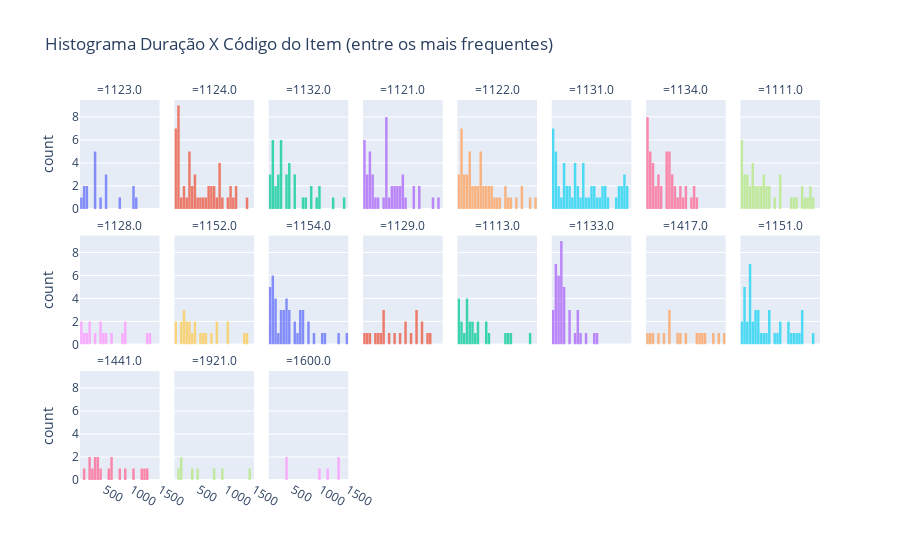

The cell this chart's notebook holds for it:
### Markdown cell above
#### Histograma Duração X Itens mais frequentes
----

### Code cell
# frequentes_departamento = mais_frequentes[mais_frequentes['Depart']]

# Criando o histograma
fig = px.histogram(
    data_frame=mais_frequentes,
    x="HorasUnit",  # Variável no eixo x
    color="Item.Cod",  # Preenchimento baseado no código do item
    facet_col="Item.Cod",  # Criando painéis separados para cada Item.Cod
    facet_col_wrap=8,  # Ajustando o número de facetas por linha
    title="Histograma Duração X Código do Item (entre os mais frequentes)",
    labels={"HorasUnit": "", "Item.Cod":""},  # Rótulos personalizados
    opacity=0.75  # Ajuste de transparência
)

# Ajustando o layout
fig.update_layout(
    bargap=0.1,  # Espaço entre as barras
    showlegend=False,  # Ocultar a legenda (opcional)
)

# Mostrando o gráfico
fig.show()

### Figure 1 — Plotly figure (JSON) as saved in the notebook; plotly's stock layout.template omitted (floating-point values rounded to 4 significant figures)
{"data": [{"alignmentgroup": "True", "bingroup": "x", "hovertemplate": "=%{x}<br>count=%{y}<extra></extra>", "legendgroup": "1123.0", "marker": {"color": "#636efa", "opacity": 0.75, "pattern": {"shape": ""}}, "name": "1123.0", "offsetgroup": "1123.0", "orientation": "v", "showlegend": true, "type": "histogram", "x": [null, null, 191, null, 328, 1009, 501, 1030, 1092, 520, null, null, null, null, 403, 184, 317, 139, 129.7, 328.1, 752.4, 347.9, null, null, null, null, null, null, 80, 541.1, 334.1, null, null, null, null, null, null, null, null, null], "xaxis": "x17", "yaxis": "y17"}, {"alignmentgroup": "True", "bingroup": "x", "hovertemplate": "=%{x}<br>count=%{y}<extra></extra>", "legendgroup": "1124.0", "marker": {"color": "#EF553B", "opacity": 0.75, "pattern": {"shape": ""}}, "name": "1124.0", "offsetgroup": "1124.0", "orientation": "v", "showlegend": true, "type": "histogram", "x": [66, null, 128, 689, 66, 1055, null, null, null, 868, 1198, 145, 321, 65, 424, 109, 89, 79, 88, 475, null, 109, 420, null, null, null, null, null, null, 245.1, null, null, null, 130.1, 385.4, null, 140, null, 116, 621, null, 135, null, null, null, 880.3, null, null, null, 123.6, 841, 355, 1015, null, null, 318, null, null, null, null, null, 554.9, null, 881.3, 341.9, null, null, 680, 1350, null, null, 335, 1070.0, 244, null, 157, 744, 335, 95, null, null, null, 280, 535.5, 737, 1150, null, 412, null, null, null, 756.5, 905, 1103, 763, null, 883.8, null, null], "xaxis": "x18", "yaxis": "y18"}, {"alignmentgroup": "True", "bingroup": "x", "hovertemplate": "=%{x}<br>count=%{y}<extra></extra>", "legendgroup": "1132.0", "marker": {"color": "#00cc96", "opacity": 0.75, "pattern": {"shape": ""}}, "name": "1132.0", "offsetgroup": "1132.0", "orientation": "v", "showlegend": true, "type": "histogram", "x": [null, null, null, 371, 418, null, null, null, null, null, null, null, null, null, null, null, null, null, 1440, 263, 520, null, null, null, 842, null, null, 416, 1200, null, null, null, null, null, null, null, null, null, 258, null, 248, 361, 407, 73, 292, 441, 370, null, 124, 131, null, null, null, null, null, null, 970.4, 148, 177, 536, 253, 657, 740, 74, 298, 295, 248, null, 126.5, 88, null, null, null, null, null, 537.5, 988.2, 820, 932, null, null, null, null, null, null, null, null, null, 217, 125.2, null, null, null, null, 147, 165, null, null, null, null, null, null, null, null], "xaxis": "x19", "yaxis": "y19"}, {"alignmentgroup": "True", "bingroup": "x", "hovertemplate": "=%{x}<br>count=%{y}<extra></extra>", "legendgroup": "1121.0", "marker": {"color": "#ab63fa", "opacity": 0.75, "pattern": {"shape": ""}}, "name": "1121.0", "offsetgroup": "1121.0", "orientation": "v", "showlegend": true, "type": "histogram", "x": [null, 82, 1093, 71, 113, 655, null, null, null, null, null, null, null, null, null, null, null, 210.1, null, null, null, 831.8, 168.8, 478, 490, 646, 150, 170, 568, 574, 758, null, 127, 734, null, null, null, null, 69, null, null, null, null, null, null, 474.9, null, null, null, 969.7, null, 230, null, null, null, null, 160, null, 72, null, null, null, null, null, null, null, null, 77.66, null, null, 96.46, 401.6, 271.2, 304.9, 242.9, null, null, null, 500, 610, 450, null, 797, null, 189, null, 450, 763, null, null, null, 479, null, 696, null, 486, 123.8, 744.2, null, null, 950, 1054, null, null, 486, 1344.0, null, null, null, null, 1435], "xaxis": "x20", "yaxis": "y20"}, {"alignmentgroup": "True", "bingroup": "x", "hovertemplate": "=%{x}<br>count=%{y}<extra></extra>", "legendgroup": "1122.0", "marker": {"color": "#FFA15A", "opacity": 0.75, "pattern": {"shape": ""}}, "name": "1122.0", "offsetgroup": "1122.0", "orientation": "v", "showlegend": true, "type": "histogram", "x": [null, 96, 985, 453.5, 656, null, 290, null, 78, 716, 424, 132, 133, 106, 226.5, null, null, 138.3, null, 1455.0, 187.1, null, 174.9, 628.4, null, null, null, null, 1390.0, 355, 151, 518, 565, 920, null, 361, 1208, 529, 480, 484, 132, 282.5, 115, null, null, 940.2, null, null, null, null, null, null, null, 1120, 459, null, null, null, null, null, 99, null, 271, null, 562, null, null, null, null, null, null, null, 1019, 633.5, 270.9, 257.8, 476.3, null, null, null, null, 758, 670, null, null, 321, 205, 812, 421, 200, 310, null, null, null, null, null, null, null, null, 1236, null, null, null, 118, null, null, null, null, null, null, null], "xaxis": "x21", "yaxis": "y21"}, {"alignmentgroup": "True", "bingroup": "x", "hovertemplate": "=%{x}<br>count=%{y}<extra></extra>", "legendgroup": "1131.0", "marker": {"color": "#19d3f3", "opacity": 0.75, "pattern": {"shape": ""}}, "name": "1131.0", "offsetgroup": "1131.0", "orientation": "v", "showlegend": true, "type": "histogram", "x": [null, null, 270, 80, 122, 112, null, 90, 67, null, null, null, null, 539.6, 1381.0, null, 974.4, 779.6, 517.0, 326, 456, 486, 564, 130, 140, 160, 760, 810, null, 75, 69, null, 66, 79, null, null, null, null, 633.5, 1372.0, null, 1047.0, 647.9, 379.6, 440, 940, null, null, null, null, null, null, null, null, null, null, null, 287, 219.6, 131.9, 261.1, null, null, 470, null, 1410, null, 634, null, null, 1315, 1410, 710, null, 843, 642, 668, 976.5, 477, 350.7, 1394, 891, 1050, 295, 1307, null, 152, 1270.0, null, null, null, 320, 1268, 1040, null, 1245], "xaxis": "x22", "yaxis": "y22"}, {"alignmentgroup": "True", "bingroup": "x", "hovertemplate": "=%{x}<br>count=%{y}<extra></extra>", "legendgroup": "1134.0", "marker": {"color": "#FF6692", "opacity": 0.75, "pattern": {"shape": ""}}, "name": "1134.0", "offsetgroup": "1134.0", "orientation": "v", "showlegend": true, "type": "histogram", "x": [null, null, null, 70, 170, null, null, null, null, null, 75, 185, 78.5, null, null, 67, 75, 66, null, null, null, null, 279.0, 446.6, 562.2, 230.4, 297.8, 475, 910, null, 71, 112, null, null, null, null, null, null, null, null, 521.9, 332.6, null, 139.6, 650, null, null, null, null, null, null, null, null, null, null, null, null, 140.9, null, 97.9, null, 410, 920.5, 402, null, null, 791, 410, 180, 875, 571, 109, 169, 460, 114, 634.2, 215, 250, 479, 965, 488.5, 433, 533, 777, 329, 508, 685, 495, 716, null], "xaxis": "x23", "yaxis": "y23"}, {"alignmentgroup": "True", "bingroup": "x", "hovertemplate": "=%{x}<br>count=%{y}<extra></extra>", "legendgroup": "1111.0", "marker": {"color": "#B6E880", "opacity": 0.75, "pattern": {"shape": ""}}, "name": "1111.0", "offsetgroup": "1111.0", "orientation": "v", "showlegend": true, "type": "histogram", "x": [259, null, null, null, null, 539, null, 514, null, 1316, null, 1168, null, 699, 1052, 175.1, 409.9, null, 305.6, 440.2, 1040.0, 356.4, 759.8, 71.2, null, null, 254, null, 1165, null, null, null, null, null, null, null, null, null, null, 550, 553, 195, 752, 758, 108, null, 91, 86, 81, null, null, null, 73.4, null, 455.1, null, 267.2, 1241.0, null, null, 286.6, 985, 1294, 195, 348, 459, 1348, null, null, null, null, null, null, null, null, 382, null, 71.93, null, 146.3, 244.0, 117.5, 216.4, null, null, null, 462, null, 1353], "xaxis": "x24", "yaxis": "y24"}, {"alignmentgroup": "True", "bingroup": "x", "hovertemplate": "=%{x}<br>count=%{y}<extra></extra>", "legendgroup": "1128.0", "marker": {"color": "#FF97FF", "opacity": 0.75, "pattern": {"shape": ""}}, "name": "1128.0", "offsetgroup": "1128.0", "orientation": "v", "showlegend": true, "type": "histogram", "x": [null, null, 124, null, null, 80, 200, null, null, null, null, null, 449, 441, 488, null, null, null, null, null, null, null, null, null, null, null, 814, 300, 1300, 204, 504.5, 641.9, 168.5, 81.3, null, 860, 1260, null, null, null, null, null, 865, null, null, null], "xaxis": "x9", "yaxis": "y9"}, {"alignmentgroup": "True", "bingroup": "x", "hovertemplate": "=%{x}<br>count=%{y}<extra></extra>", "legendgroup": "1152.0", "marker": {"color": "#FECB52", "opacity": 0.75, "pattern": {"shape": ""}}, "name": "1152.0", "offsetgroup": "1152.0", "orientation": "v", "showlegend": true, "type": "histogram", "x": [null, null, null, null, null, null, 285, null, 212, 310, 179, 541, 219, null, null, 83, null, 411.6, 150.6, 1011.0, 847.8, null, null, null, null, null, 581.9, null, null, null, null, null, 444, null, 648, null, null, null, null, 718, null, 849, null, 204.0, 1399.0, null, null, null, null, 315, null, null, null, null, 87, null, 1020, null, null, null, null, null, null, null, null, null, 1300, null, null, null, null, null, null, null, null, null, null, null, null, 252, 394, null, null, null, null, null, null], "xaxis": "x10", "yaxis": "y10"}, {"alignmentgroup": "True", "bingroup": "x", "hovertemplate": "=%{x}<br>count=%{y}<extra></extra>", "legendgroup": "1154.0", "marker": {"color": "#636efa", "opacity": 0.75, "pattern": {"shape": ""}}, "name": "1154.0", "offsetgroup": "1154.0", "orientation": "v", "showlegend": true, "type": "histogram", "x": [74, 124, 145, null, null, 75, 110, 265, null, null, null, null, null, null, null, null, null, 138.9, 872.7, 649.5, null, null, null, 380, 160, 690, null, null, null, null, null, null, null, null, null, null, 414.9, 776.5, 1025.0, null, null, 1460, 300, 1330, null, null, null, null, 180.8, 150.2, 201.5, 73.1, null, 360, 576.5, 1078, 324, 694, 77, 360, 637, 283, 194, null, 288, null, 612, null, 90, 396, 448, 787, null, 672.5, 141, 132, 528, 541.2, 326, 445], "xaxis": "x11", "yaxis": "y11"}, {"alignmentgroup": "True", "bingroup": "x", "hovertemplate": "=%{x}<br>count=%{y}<extra></extra>", "legendgroup": "1129.0", "marker": {"color": "#EF553B", "opacity": 0.75, "pattern": {"shape": ""}}, "name": "1129.0", "offsetgroup": "1129.0", "orientation": "v", "showlegend": true, "type": "histogram", "x": [88, null, 837, 440, 520, 100, 162, 612, 715, null, 1221.0, 810, 330, 440, 1124, null, 272.7, 388.6, null, null, null, 1022, null, 429, null, 1040, 927.5, null, 1144, 1006, 1271], "xaxis": "x12", "yaxis": "y12"}, {"alignmentgroup": "True", "bingroup": "x", "hovertemplate": "=%{x}<br>count=%{y}<extra></extra>", "legendgroup": "1113.0", "marker": {"color": "#00cc96", "opacity": 0.75, "pattern": {"shape": ""}}, "name": "1113.0", "offsetgroup": "1113.0", "orientation": "v", "showlegend": true, "type": "histogram", "x": [null, 958, null, 231, null, 383, 611, 204.9, 314.1, 271.8, 263.4, 595.1, 447.1, 1009, 940, 1371, null, null, null, null, 65, 108, null, 234.3, 100.2, 211.8, 301.4, 551.0, 415.4, null, null, null, null, null, null, 92.62, 68.6, 97.2, 155.2], "xaxis": "x13", "yaxis": "y13"}, {"alignmentgroup": "True", "bingroup": "x", "hovertemplate": "=%{x}<br>count=%{y}<extra></extra>", "legendgroup": "1133.0", "marker": {"color": "#ab63fa", "opacity": 0.75, "pattern": {"shape": ""}}, "name": "1133.0", "offsetgroup": "1133.0", "orientation": "v", "showlegend": true, "type": "histogram", "x": [121, 547.5, 132, 672, 121, 590, 248, 213, 126, 274, 227, 143, null, 299.0, 154.6, 233.4, null, null, 244, 235, 887.5, 465.5, 512, 285, 821, 350, 227, 387, 287, 283, null, null, null, null, null, null, null, null, 172, 75.96, 504.7, 137.0, 213.2, null, null, null, null, null, null, null, null, null, null, 80, null, 113.9, null, 84.4, 150.4, null, 159, 172, 159, null, 230, 387.5], "xaxis": "x14", "yaxis": "y14"}, {"alignmentgroup": "True", "bingroup": "x", "hovertemplate": "=%{x}<br>count=%{y}<extra></extra>", "legendgroup": "1417.0", "marker": {"color": "#FFA15A", "opacity": 0.75, "pattern": {"shape": ""}}, "name": "1417.0", "offsetgroup": "1417.0", "orientation": "v", "showlegend": true, "type": "histogram", "x": [1357, null, 1250, 479, 1113, 605.3, 682.5, 492.9, 1061, 1460.0, 1029, 994, 369.6, 752.7, 468.4, 268, 195.9, 96.5, 136.8], "xaxis": "x15", "yaxis": "y15"}, {"alignmentgroup": "True", "bingroup": "x", "hovertemplate": "=%{x}<br>count=%{y}<extra></extra>", "legendgroup": "1151.0", "marker": {"color": "#19d3f3", "opacity": 0.75, "pattern": {"shape": ""}}, "name": "1151.0", "offsetgroup": "1151.0", "orientation": "v", "showlegend": true, "type": "histogram", "x": [null, null, 139, null, null, null, null, null, null, 147.4, null, null, null, null, 925, null, null, 121, null, null, null, 128.2, null, null, 1065.0, null, 650, 740, 1368, 195, 395, null, null, null, null, null, null, null, null, null, null, null, null, null, null, null, 295.7, 552.5, 351.8, 265.4, null, null, null, 495, 795, 1000, null, null, null, 210, 1159, 965, 146, 322, 78, 210, null, 1139, 1192, 157, 222, 579.5, null, 94.1, 337.7, 239, 220, 365, 446.5, null, 238, 315, 588, 534, 239, null, 1154, 913, 753], "xaxis": "x16", "yaxis": "y16"}, {"alignmentgroup": "True", "bingroup": "x", "hovertemplate": "=%{x}<br>count=%{y}<extra></extra>", "legendgroup": "1441.0", "marker": {"color": "#FF6692", "opacity": 0.75, "pattern": {"shape": ""}}, "name": "1441.0", "offsetgroup": "1441.0", "orientation": "v", "showlegend": true, "type": "histogram", "x": [null, 790, 386.8, null, 1041.0, 1245.0, 648.8, null, 330.8, 223, null, null, 893.2, 445.3, 1168.0, 1278.0, 636.5, 567.5, null, null, 146.5, null, 286.1, 355.6, 330.1, 201.3], "xaxis": "x", "yaxis": "y"}, {"alignmentgroup": "True", "bingroup": "x", "hovertemplate": "=%{x}<br>count=%{y}<extra></extra>", "legendgroup": "1921.0", "marker": {"color": "#B6E880", "opacity": 0.75, "pattern": {"shape": ""}}, "name": "1921.0", "offsetgroup": "1921.0", "orientation": "v", "showlegend": true, "type": "histogram", "x": [null, null, 118.1, 1423.0, 924.7, 398.2, null, 490.5, 163.0, 774.9, 174.4, null, null, null, null], "xaxis": "x2", "yaxis": "y2"}, {"alignmentgroup": "True", "bingroup": "x", "hovertemplate": "=%{x}<br>count=%{y}<extra></extra>", "legendgroup": "1600.0", "marker": {"color": "#FF97FF", "opacity": 0.75, "pattern": {"shape": ""}}, "name": "1600.0", "offsetgroup": "1600.0", "orientation": "v", "showlegend": true, "type": "histogram", "x": [null, null, null, null, null, null, 374, null, 350, null, null, null, null, 990, null, null, null, 1319, 1330, null, 1115], "xaxis": "x3", "yaxis": "y3"}], "layout": {"annotations": [{"font": {}, "showarrow": false, "text": "=1441.0", "x": 0.05375, "xanchor": "center", "xref": "paper", "y": 0.2867, "yanchor": "bottom", "yref": "paper"}, {"font": {}, "showarrow": false, "text": "=1921.0", "x": 0.1812, "xanchor": "center", "xref": "paper", "y": 0.2867, "yanchor": "bottom", "yref": "paper"}, {"font": {}, "showarrow": false, "text": "=1600.0", "x": 0.3087, "xanchor": "center", "xref": "paper", "y": 0.2867, "yanchor": "bottom", "yref": "paper"}, {"font": {}, "showarrow": false, "text": "=1128.0", "x": 0.05375, "xanchor": "center", "xref": "paper", "y": 0.6433, "yanchor": "bottom", "yref": "paper"}, {"font": {}, "showarrow": false, "text": "=1152.0", "x": 0.1812, "xanchor": "center", "xref": "paper", "y": 0.6433, "yanchor": "bottom", "yref": "paper"}, {"font": {}, "showarrow": false, "text": "=1154.0", "x": 0.3087, "xanchor": "center", "xref": "paper", "y": 0.6433, "yanchor": "bottom", "yref": "paper"}, {"font": {}, "showarrow": false, "text": "=1129.0", "x": 0.4363, "xanchor": "center", "xref": "paper", "y": 0.6433, "yanchor": "bottom", "yref": "paper"}, {"font": {}, "showarrow": false, "text": "=1113.0", "x": 0.5637, "xanchor": "center", "xref": "paper", "y": 0.6433, "yanchor": "bottom", "yref": "paper"}, {"font": {}, "showarrow": false, "text": "=1133.0", "x": 0.6912, "xanchor": "center", "xref": "paper", "y": 0.6433, "yanchor": "bottom", "yref": "paper"}, {"font": {}, "showarrow": false, "text": "=1417.0", "x": 0.8188, "xanchor": "center", "xref": "paper", "y": 0.6433, "yanchor": "bottom", "yref": "paper"}, {"font": {}, "showarrow": false, "text": "=1151.0", "x": 0.9463, "xanchor": "center", "xref": "paper", "y": 0.6433, "yanchor": "bottom", "yref": "paper"}, {"font": {}, "showarrow": false, "text": "=1123.0", "x": 0.05375, "xanchor": "center", "xref": "paper", "y": 1.0, "yanchor": "bottom", "yref": "paper"}, {"font": {}, "showarrow": false, "text": "=1124.0", "x": 0.1812, "xanchor": "center", "xref": "paper", "y": 1.0, "yanchor": "bottom", "yref": "paper"}, {"font": {}, "showarrow": false, "text": "=1132.0", "x": 0.3087, "xanchor": "center", "xref": "paper", "y": 1.0, "yanchor": "bottom", "yref": "paper"}, {"font": {}, "showarrow": false, "text": "=1121.0", "x": 0.4363, "xanchor": "center", "xref": "paper", "y": 1.0, "yanchor": "bottom", "yref": "paper"}, {"font": {}, "showarrow": false, "text": "=1122.0", "x": 0.5637, "xanchor": "center", "xref": "paper", "y": 1.0, "yanchor": "bottom", "yref": "paper"}, {"font": {}, "showarrow": false, "text": "=1131.0", "x": 0.6912, "xanchor": "center", "xref": "paper", "y": 1.0, "yanchor": "bottom", "yref": "paper"}, {"font": {}, "showarrow": false, "text": "=1134.0", "x": 0.8188, "xanchor": "center", "xref": "paper", "y": 1.0, "yanchor": "bottom", "yref": "paper"}, {"font": {}, "showarrow": false, "text": "=1111.0", "x": 0.9463, "xanchor": "center", "xref": "paper", "y": 1.0, "yanchor": "bottom", "yref": "paper"}], "bargap": 0.1, "barmode": "relative", "legend": {"title": {"text": ""}, "tracegroupgap": 0}, "showlegend": false, "title": {"text": "Histograma Duração X Código do Item (entre os mais frequentes)"}, "xaxis": {"anchor": "y", "domain": [0, 0.1075], "title": {"text": ""}}, "xaxis10": {"anchor": "y10", "domain": [0.1275, 0.235], "matches": "x", "showticklabels": false}, "xaxis11": {"anchor": "y11", "domain": [0.255, 0.3625], "matches": "x", "showticklabels": false}, "xaxis12": {"anchor": "y12", "domain": [0.3825, 0.49], "matches": "x", "showticklabels": false}, "xaxis13": {"anchor": "y13", "domain": [0.51, 0.6175], "matches": "x", "showticklabels": false}, "xaxis14": {"anchor": "y14", "domain": [0.6375, 0.745], "matches": "x", "showticklabels": false}, "xaxis15": {"anchor": "y15", "domain": [0.765, 0.8725], "matches": "x", "showticklabels": false}, "xaxis16": {"anchor": "y16", "domain": [0.8925, 1], "matches": "x", "showticklabels": false}, "xaxis17": {"anchor": "y17", "domain": [0, 0.1075], "matches": "x", "showticklabels": false}, "xaxis18": {"anchor": "y18", "domain": [0.1275, 0.235], "matches": "x", "showticklabels": false}, "xaxis19": {"anchor": "y19", "domain": [0.255, 0.3625], "matches": "x", "showticklabels": false}, "xaxis2": {"anchor": "y2", "domain": [0.1275, 0.235], "matches": "x", "title": {"text": ""}}, "xaxis20": {"anchor": "y20", "domain": [0.3825, 0.49], "matches": "x", "showticklabels": false}, "xaxis21": {"anchor": "y21", "domain": [0.51, 0.6175], "matches": "x", "showticklabels": false}, "xaxis22": {"anchor": "y22", "domain": [0.6375, 0.745], "matches": "x", "showticklabels": false}, "xaxis23": {"anchor": "y23", "domain": [0.765, 0.8725], "matches": "x", "showticklabels": false}, "xaxis24": {"anchor": "y24", "domain": [0.8925, 1], "matches": "x", "showticklabels": false}, "xaxis3": {"anchor": "y3", "domain": [0.255, 0.3625], "matches": "x", "title": {"text": ""}}, "xaxis4": {"anchor": "y4", "domain": [0.3825, 0.49], "matches": "x", "title": {"text": ""}}, "xaxis5": {"anchor": "y5", "domain": [0.51, 0.6175], "matches": "x", "title": {"text": ""}}, "xaxis6": {"anchor": "y6", "domain": [0.6375, 0.745], "matches": "x", "title": {"text": ""}}, "xaxis7": {"anchor": "y7", "domain": [0.765, 0.8725], "matches": "x", "title": {"text": ""}}, "xaxis8": {"anchor": "y8", "domain": [0.8925, 1], "matches": "x", "title": {"text": ""}}, "xaxis9": {"anchor": "y9", "domain": [0, 0.1075], "matches": "x", "showticklabels": false}, "yaxis": {"anchor": "x", "domain": [0, 0.2867], "title": {"text": "count"}}, "yaxis10": {"anchor": "x10", "domain": [0.3567, 0.6433], "matches": "y", "showticklabels": false}, "yaxis11": {"anchor": "x11", "domain": [0.3567, 0.6433], "matches": "y", "showticklabels": false}, "yaxis12": {"anchor": "x12", "domain": [0.3567, 0.6433], "matches": "y", "showticklabels": false}, "yaxis13": {"anchor": "x13", "domain": [0.3567, 0.6433], "matches": "y", "showticklabels": false}, "yaxis14": {"anchor": "x14", "domain": [0.3567, 0.6433], "matches": "y", "showticklabels": false}, "yaxis15": {"anchor": "x15", "domain": [0.3567, 0.6433], "matches": "y", "showticklabels": false}, "yaxis16": {"anchor": "x16", "domain": [0.3567, 0.6433], "matches": "y", "showticklabels": false}, "yaxis17": {"anchor": "x17", "domain": [0.7133, 1.0], "matches": "y", "title": {"text": "count"}}, "yaxis18": {"anchor": "x18", "domain": [0.7133, 1.0], "matches": "y", "showticklabels": false}, "yaxis19": {"anchor": "x19", "domain": [0.7133, 1.0], "matches": "y", "showticklabels": false}, "yaxis2": {"anchor": "x2", "domain": [0, 0.2867], "matches": "y", "showticklabels": false}, "yaxis20": {"anchor": "x20", "domain": [0.7133, 1.0], "matches": "y", "showticklabels": false}, "yaxis21": {"anchor": "x21", "domain": [0.7133, 1.0], "matches": "y", "showticklabels": false}, "yaxis22": {"anchor": "x22", "domain": [0.7133, 1.0], "matches": "y", "showticklabels": false}, "yaxis23": {"anchor": "x23", "domain": [0.7133, 1.0], "matches": "y", "showticklabels": false}, "yaxis24": {"anchor": "x24", "domain": [0.7133, 1.0], "matches": "y", "showticklabels": false}, "yaxis3": {"anchor": "x3", "domain": [0, 0.2867], "matches": "y", "showticklabels": false}, "yaxis4": {"anchor": "x4", "domain": [0, 0.2867], "matches": "y", "showticklabels": false}, "yaxis5": {"anchor": "x5", "domain": [0, 0.2867], "matches": "y", "showticklabels": false}, "yaxis6": {"anchor": "x6", "domain": [0, 0.2867], "matches": "y", "showticklabels": false}, "yaxis7": {"anchor": "x7", "domain": [0, 0.2867], "matches": "y", "showticklabels": false}, "yaxis8": {"anchor": "x8", "domain": [0, 0.2867], "matches": "y", "showticklabels": false}, "yaxis9": {"anchor": "x9", "domain": [0.3567, 0.6433], "matches": "y", "title": {"text": "count"}}}}
